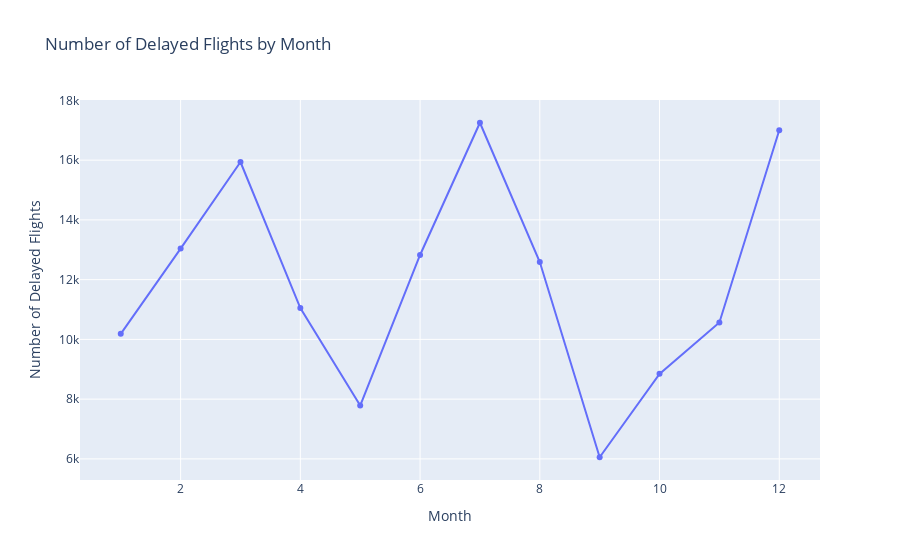

Notebook code cell kept with this figure:
### Markdown cell above
Xét số lượng chuyến bay bị delayed theo tháng

### Code cell
delayed_flights_by_month = delayed_flights['Month'].value_counts().sort_index()
px.line(delayed_flights_by_month,
            x=delayed_flights_by_month.index,
            y=delayed_flights_by_month.values,
            title='Number of Delayed Flights by Month',
            labels={'x':'Month', 'y':'Number of Delayed Flights'},
            markers=True)

### Figure 1 — Plotly figure (JSON) as saved in the notebook; plotly's stock layout.template omitted (floating-point values rounded to 4 significant figures)
{"data": [{"hovertemplate": "Month=%{x}<br>Number of Delayed Flights=%{y}<extra></extra>", "legendgroup": "", "line": {"color": "#636efa", "dash": "solid"}, "marker": {"symbol": "circle"}, "mode": "lines+markers", "name": "", "orientation": "v", "showlegend": false, "type": "scatter", "x": [1, 2, 3, 4, 5, 6, 7, 8, 9, 10, 11, 12], "xaxis": "x", "y": [10185, 13039, 15938, 11050, 7787, 12825, 17252, 12590, 6055, 8846, 10568, 17002], "yaxis": "y"}], "layout": {"legend": {"tracegroupgap": 0}, "title": {"text": "Number of Delayed Flights by Month"}, "xaxis": {"anchor": "y", "domain": [0, 1], "title": {"text": "Month"}}, "yaxis": {"anchor": "x", "domain": [0, 1], "title": {"text": "Number of Delayed Flights"}}}}
